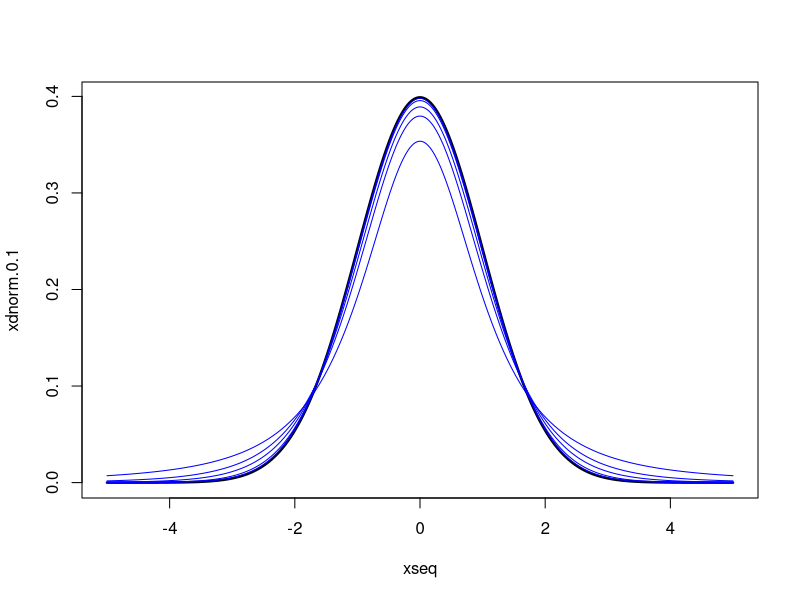
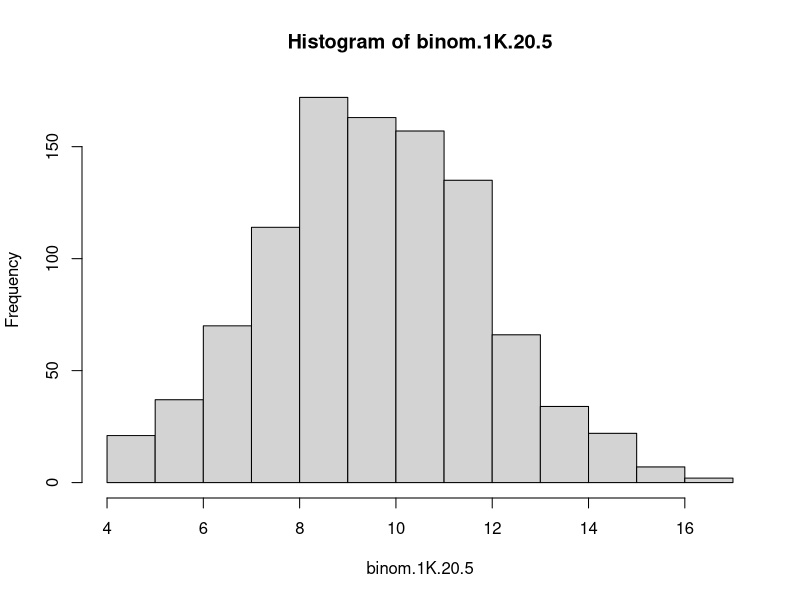
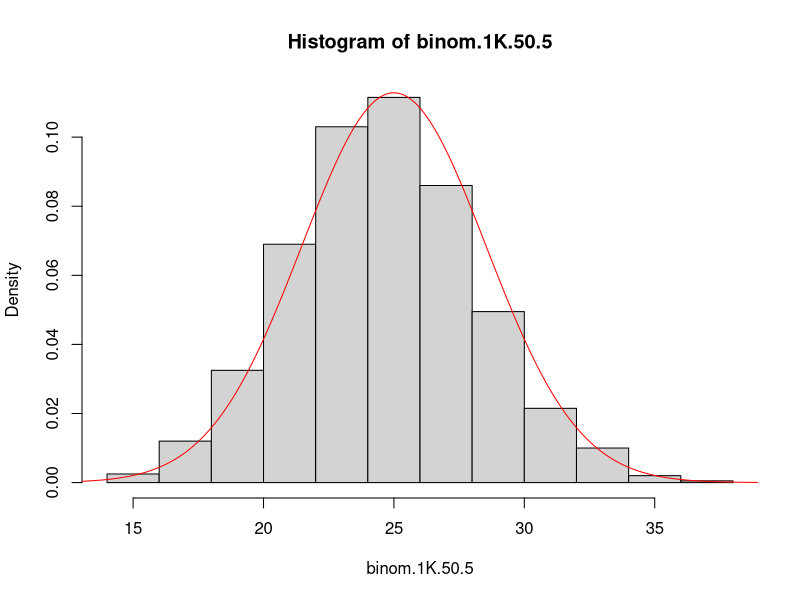
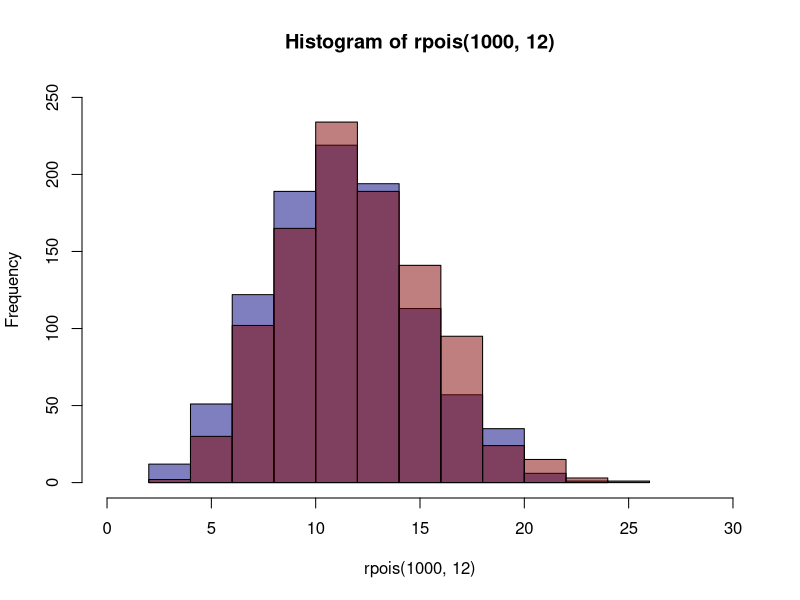
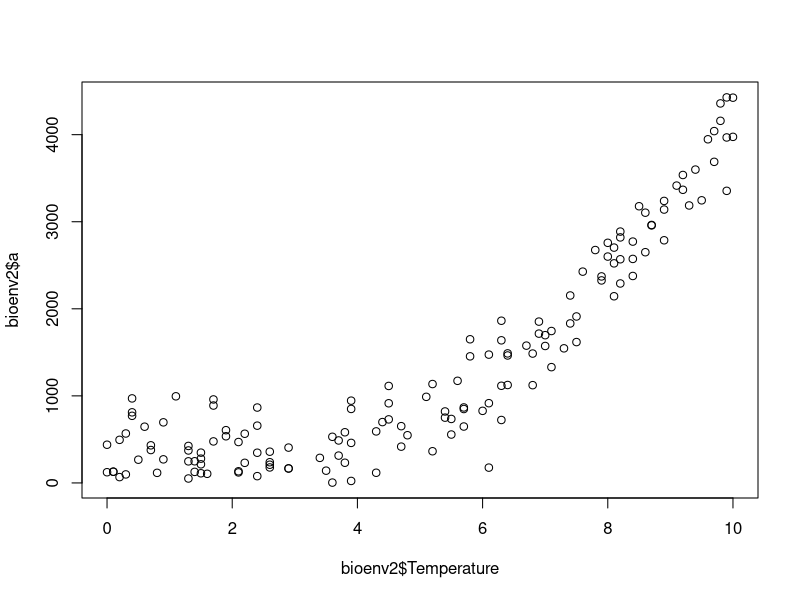
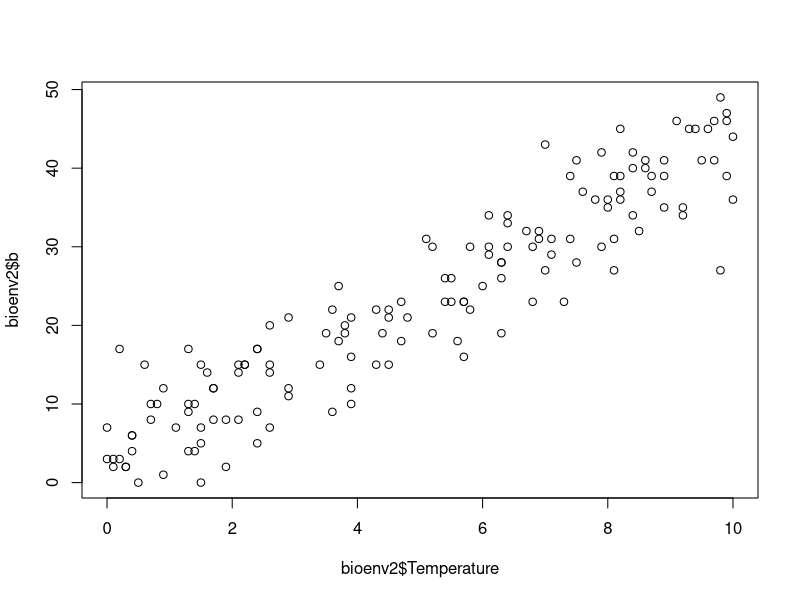
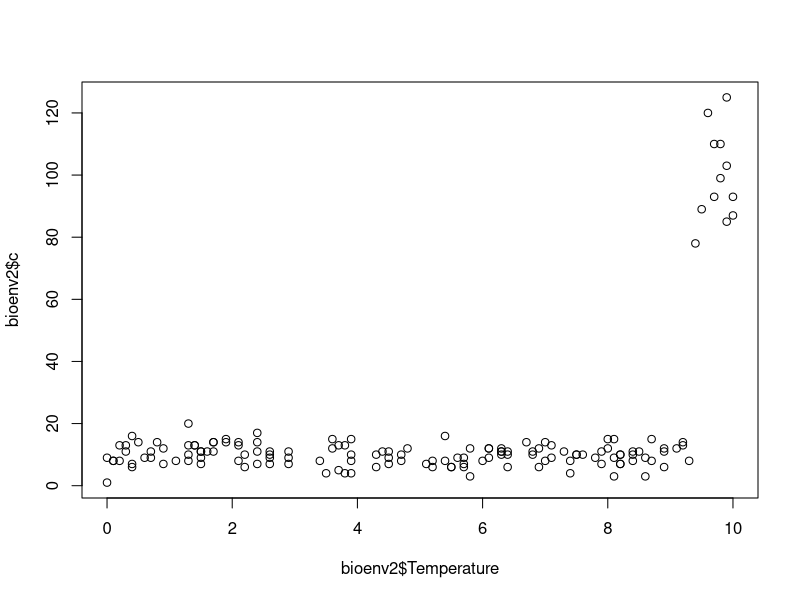
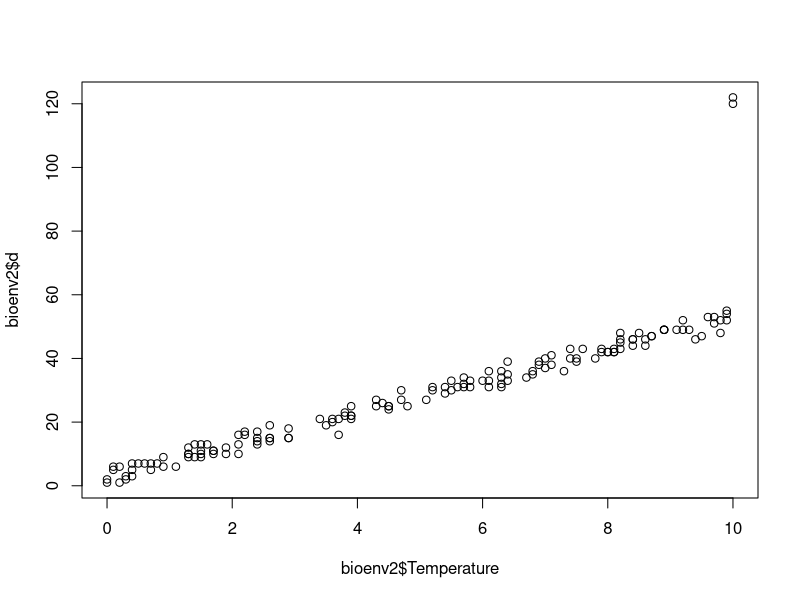

These figures' R source, in order:
###############################################################
#Practical class 2
###############################################################

############
#1)
############

# plot the density function of N(0,1)
xseq <- seq(-5,5,0.01)
xdnorm.0.1 <- dnorm(xseq,0,1)
plot(xseq,xdnorm.0.1,type="l",lwd=2.5)

# add the density function of T(2) in the plot
xdt.2 <- dt(xseq,df=2)
points(xseq,xdt.2,col="blue",type="l")

# add the density function of T(5) in the plot
xdt.5 <- dt(xseq,df=5)
points(xseq,xdt.5,col="blue",type="l")

# add the density function of T(5) in the plot
xdt.10 <- dt(xseq,df=10)
points(xseq,xdt.10,col="blue",type="l")

# add the density function of T(5) in the plot
xdt.30 <- dt(xseq,df=30)
points(xseq,xdt.30,col="blue",type="l")

# add the density function of T(5) in the plot
xdt.100 <- dt(xseq,df=100)
points(xseq,xdt.100,col="blue",type="l")

# As the degrees of freedom (or the sample size) of the t-student distribution 
# increases (and the variance decreases), it approximates the standard normal 
# distribution.

############
#2) 
############

set.seed(3)
binom.1K.20.5 <- rbinom(n=1000,size = 20,prob = 0.5)
hist(binom.1K.20.5)

set.seed(3)
binom.1K.50.5 <- rbinom(n=1000,size = 50,prob = 0.5)
hist(binom.1K.50.5,freq = F)

# The normal distribution can be used to approximate the binomial distribution,
# by defining the mean as n*p and the variance as n*p*(1-p), where n is the 
# number of trials and p the probability of success. 

# Do not confuse the number of trials with the sample size, which can also be 
# represented by the letter n.
# Note: the normal distribution is continuous and the binomial is discrete. 
# Note: the normal distribution can be used as an approximation when n*p > 5 and n*p* (1-p) > 5.

# binom.1K.50.5 distribution will be used for the approximation

binmo.1K.50.5.mean <- 50*0.5
binmo.1K.50.5.sd <- sqrt(50*0.5*0.5)

xseq<-seq(0,50,0.1)
norm.approx <-  dnorm(xseq,binmo.1K.50.5.mean,binmo.1K.50.5.sd)

lines(xseq,norm.approx,col="red")

############
#3)
############

# The lambda parameter of the Poisson distribution is both the expected value
# and the variance.

# Note: the normal distribution is continuous and the Poisson is discrete. 
# Note: the normal distribution can be used as an approximation when lambda is 
# bigger than 10.

# Overlay histograms
hist(rpois(1000,12),xlim=c(0,30),ylim=c(0,250),col=rgb(0,0,0.5,0.5))
hist(rnorm(1000,12,sqrt(12)),add=T,col=rgb(0.5,0,0,0.5))

############
#4)
############

# The following command with the pnorme function, will give us the probability 
# of obtaining a number equal of greater than 1.96: P(x >= 1.96).

# If the parameter lower.tail equals TRUE, then it will give us the probability
# of obtaining a number equal or less than 1.96: P(x <= 1.96), or 1 - P(x >= 1.96).
# The value 1.96 is often used in two tail tests based on the normal distribution,
# when the critical value alpha is 0.5. See https://en.wikipedia.org/wiki/1.96 

# Notice that the probability value of the different t-students distributions 
# approaches the probability value of the normal distribution N(0,1), when the 
# degrees of freedom increase.
# As exercise 1, this comparison illustrates why the t-distribution is commonly 
# substituted by the normal distribution when the sample size is greater than 30.

pnorm(1.96,0,1,lower.tail=T)

pt(1.96,2)
pt(1.96,5)
pt(1.96,10)
pt(1.96,30)
pt(1.96,100)
pt(1.96,1000000)

############
#5)
############

# Make sure to write the path to the folder where bioenv-2 is. 
# You can use tab to auto complete and check if the path is correct.

bioenv2 <- read.csv("bioenv-2.csv",header=T,sep=",",row.names=1)

# inspect that the table is correct

head(bioenv2)

# Calculate the Pearson (parametric) and Spearman (nonparametric) correlations,
# and test if these are significant.
# Remember, it is always important to visualize the variables in a plot, to 
# understand better their relationship.

# species a vs temperature
cor(bioenv2$a,bioenv2$Temperature, method="pearson")
cor(bioenv2$a,bioenv2$Temperature, method="spearman")
cor.test(bioenv2$a,bioenv2$Temperature, method="pearson")
cor.test(bioenv2$a,bioenv2$Temperature, method="spearman")
plot(bioenv2$Temperature,bioenv2$a)


# species b vs temperature
cor(bioenv2$b,bioenv2$Temperature, method="pearson")
cor(bioenv2$b,bioenv2$Temperature, method="spearman")
cor.test(bioenv2$b,bioenv2$Temperature, method="pearson")
cor.test(bioenv2$b,bioenv2$Temperature, method="spearman")
plot(bioenv2$Temperature,bioenv2$b)

# species c vs temperature
cor(bioenv2$c,bioenv2$Temperature, method="pearson")
cor(bioenv2$c,bioenv2$Temperature, method="spearman")
cor.test(bioenv2$c,bioenv2$Temperature, method="pearson")
cor.test(bioenv2$c,bioenv2$Temperature, method="spearman")
plot(bioenv2$Temperature,bioenv2$c)

# species d vs temperature
cor(bioenv2$d,bioenv2$Temperature, method="pearson")
cor(bioenv2$d,bioenv2$Temperature, method="spearman")
cor.test(bioenv2$d,bioenv2$Temperature, method="pearson")
cor.test(bioenv2$d,bioenv2$Temperature, method="spearman")
plot(bioenv2$Temperature,bioenv2$d)


############
#6)
############

# Notice that the linear regression models the relationship between a dependent
# variable (species abundances) and an explanatory variable (temperature).
# The fitted values represent the explained variability of the dependent 
# variable, by the linear model.
# The residual values represent the unexplained variability of the dependent 
# variable, by the linear model.

# divide the figure in a 2 by 2 array
par(mfrow=c(2,2))

# plot and create the linear models of species a, b, c and d vs temperature.

# species a vs temperature
plot(bioenv2$Temperature,bioenv2$a)
a_vs_temp.lm <- lm(bioenv2$a~bioenv2$Temperature)
abline(a_vs_temp.lm,lwd=2,col="blue")

# species b vs temperature
plot(bioenv2$Temperature,bioenv2$b)
b_vs_temp.lm <- lm(bioenv2$b~bioenv2$Temperature)
abline(b_vs_temp.lm,lwd=2,col="blue")

# species c vs temperature
plot(bioenv2$Temperature,bioenv2$c)
c_vs_temp.lm <- lm(bioenv2$c~bioenv2$Temperature)
abline(c_vs_temp.lm,lwd=2,col="blue")

# species d vs temperature
plot(bioenv2$Temperature,bioenv2$d)
d_vs_temp.lm <- lm(bioenv2$d~bioenv2$Temperature)
abline(d_vs_temp.lm,lwd=2,col="blue")

# you can see all the information of the linear model with the summary function.
summary(a_vs_temp.lm)
summary(b_vs_temp.lm)
summary(c_vs_temp.lm)
summary(d_vs_temp.lm)

# To analyze the linear regression assumptions you can directly plot the linear models. 
plot(a_vs_temp.lm)
plot(b_vs_temp.lm)
plot(c_vs_temp.lm)
plot(d_vs_temp.lm)

# Species b would be the ideal case, where the residuals are normally and 
# equally distributed along the fitted values.
# You can find an explanation of these plots in 
# http://www.r-bloggers.com/checking-glm-model-assumptions-in-r/

############
#7)
############

# The total variability can be computed as the variability in the fitted values
# plus the variability in the residual values.

# species a vs temperature linear model.
r.variability <- var(residuals(a_vs_temp.lm))*(150-1)
f.variability <- var(fitted(a_vs_temp.lm))*(150-1)
t.variability <- var(bioenv2$a)*(150-1)

t.variability
r.variability + f.variability

# compute the coefficient of determination (r^2)
# you can find this value in the linear model using the function summary.
f.variability/(r.variability + f.variability)


